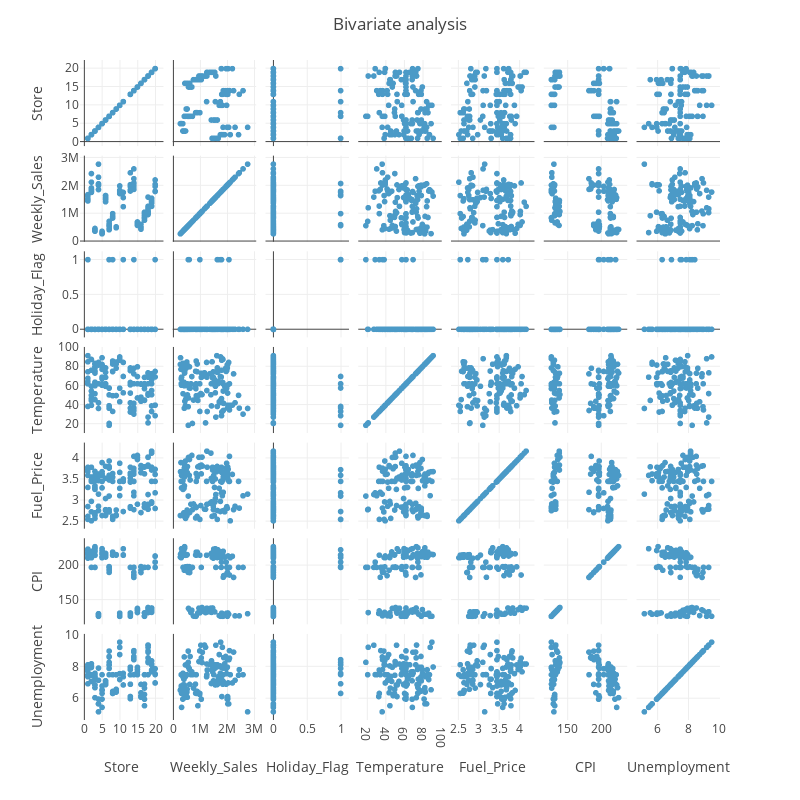

The code cell stored with this chart in its notebook:
### Code cell
# Visualisation des dépendances par paires
fig = px.scatter_matrix(df)
fig.update_layout(
        title = go.layout.Title(text = "Bivariate analysis", x = 0.5), showlegend = False, 
            autosize=False, height=800, width = 800)
fig.show()

### Figure 1 — Plotly figure (JSON) as saved in the notebook; plotly's stock layout.template omitted (floating-point values rounded to 4 significant figures; data arrays with more than 128 entries replaced by an {"elided": "..."} marker saying what was removed)
{"data": [{"dimensions": [{"axis": {"matches": true}, "label": "Store", "values": {"elided": "131 int values"}}, {"axis": {"matches": true}, "label": "Weekly_Sales", "values": {"elided": "131 float values"}}, {"axis": {"matches": true}, "label": "Holiday_Flag", "values": {"elided": "131 int values"}}, {"axis": {"matches": true}, "label": "Temperature", "values": {"elided": "131 float values"}}, {"axis": {"matches": true}, "label": "Fuel_Price", "values": {"elided": "131 float values"}}, {"axis": {"matches": true}, "label": "CPI", "values": {"elided": "131 float values"}}, {"axis": {"matches": true}, "label": "Unemployment", "values": {"elided": "131 float values"}}], "hovertemplate": "%{xaxis.title.text}=%{x}<br>%{yaxis.title.text}=%{y}<extra></extra>", "legendgroup": "", "marker": {"color": "#4B9AC7", "symbol": "circle"}, "name": "", "showlegend": false, "type": "splom"}], "layout": {"autosize": false, "dragmode": "select", "height": 800, "legend": {"tracegroupgap": 0}, "margin": {"t": 60}, "showlegend": false, "title": {"text": "Bivariate analysis", "x": 0.5}, "width": 800}}
